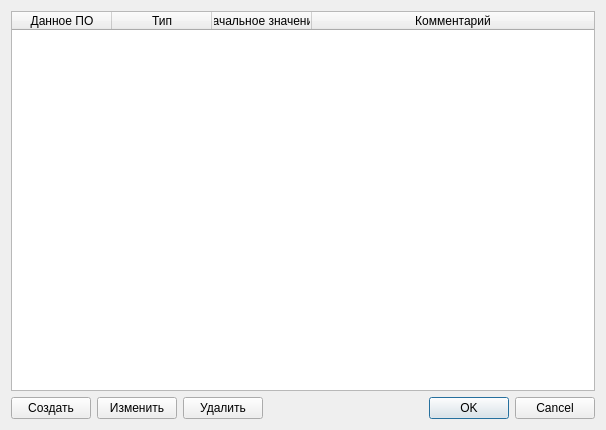
<?xml version="1.0" encoding="UTF-8"?>
<ui version="4.0">
 <class>QVariableDialog</class>
 <widget class="QDialog" name="QVariableDialog">
  <property name="geometry">
   <rect>
    <x>0</x>
    <y>0</y>
    <width>606</width>
    <height>430</height>
   </rect>
  </property>
  <property name="minimumSize">
   <size>
    <width>400</width>
    <height>300</height>
   </size>
  </property>
  <property name="maximumSize">
   <size>
    <width>800</width>
    <height>600</height>
   </size>
  </property>
  <property name="windowTitle">
   <string>Справочник данных ПО</string>
  </property>
  <property name="windowIcon">
   <iconset resource="../../resources.qrc">
    <normaloff>:/images/G.png</normaloff>:/images/G.png</iconset>
  </property>
  <layout class="QVBoxLayout" name="verticalLayout">
   <item>
    <widget class="QTableWidget" name="variablesTable">
     <property name="editTriggers">
      <set>QAbstractItemView::DoubleClicked</set>
     </property>
     <property name="showDropIndicator" stdset="0">
      <bool>false</bool>
     </property>
     <property name="dragDropOverwriteMode">
      <bool>false</bool>
     </property>
     <property name="selectionMode">
      <enum>QAbstractItemView::SingleSelection</enum>
     </property>
     <property name="selectionBehavior">
      <enum>QAbstractItemView::SelectRows</enum>
     </property>
     <attribute name="horizontalHeaderCascadingSectionResizes">
      <bool>false</bool>
     </attribute>
     <attribute name="horizontalHeaderDefaultSectionSize">
      <number>100</number>
     </attribute>
     <attribute name="horizontalHeaderHighlightSections">
      <bool>false</bool>
     </attribute>
     <attribute name="horizontalHeaderMinimumSectionSize">
      <number>20</number>
     </attribute>
     <attribute name="horizontalHeaderStretchLastSection">
      <bool>true</bool>
     </attribute>
     <attribute name="verticalHeaderDefaultSectionSize">
      <number>22</number>
     </attribute>
     <attribute name="verticalHeaderHighlightSections">
      <bool>true</bool>
     </attribute>
     <column>
      <property name="text">
       <string>Данное ПО</string>
      </property>
     </column>
     <column>
      <property name="text">
       <string>Тип</string>
      </property>
     </column>
     <column>
      <property name="text">
       <string>Начальное значение</string>
      </property>
     </column>
     <column>
      <property name="text">
       <string>Комментарий</string>
      </property>
     </column>
    </widget>
   </item>
   <item>
    <layout class="QHBoxLayout" name="horizontalLayout">
     <item>
      <widget class="QPushButton" name="newButton">
       <property name="text">
        <string>Создать</string>
       </property>
      </widget>
     </item>
     <item>
      <widget class="QPushButton" name="editButton">
       <property name="text">
        <string>Изменить</string>
       </property>
      </widget>
     </item>
     <item>
      <widget class="QPushButton" name="deleteButton">
       <property name="text">
        <string>Удалить</string>
       </property>
      </widget>
     </item>
     <item>
      <widget class="QDialogButtonBox" name="buttonBox">
       <property name="orientation">
        <enum>Qt::Horizontal</enum>
       </property>
       <property name="standardButtons">
        <set>QDialogButtonBox::Cancel|QDialogButtonBox::Ok</set>
       </property>
      </widget>
     </item>
    </layout>
   </item>
  </layout>
 </widget>
 <resources>
  <include location="../../resources.qrc"/>
 </resources>
 <connections>
  <connection>
   <sender>buttonBox</sender>
   <signal>rejected()</signal>
   <receiver>QVariableDialog</receiver>
   <slot>reject()</slot>
   <hints>
    <hint type="sourcelabel">
     <x>334</x>
     <y>313</y>
    </hint>
    <hint type="destinationlabel">
     <x>286</x>
     <y>274</y>
    </hint>
   </hints>
  </connection>
 </connections>
</ui>
